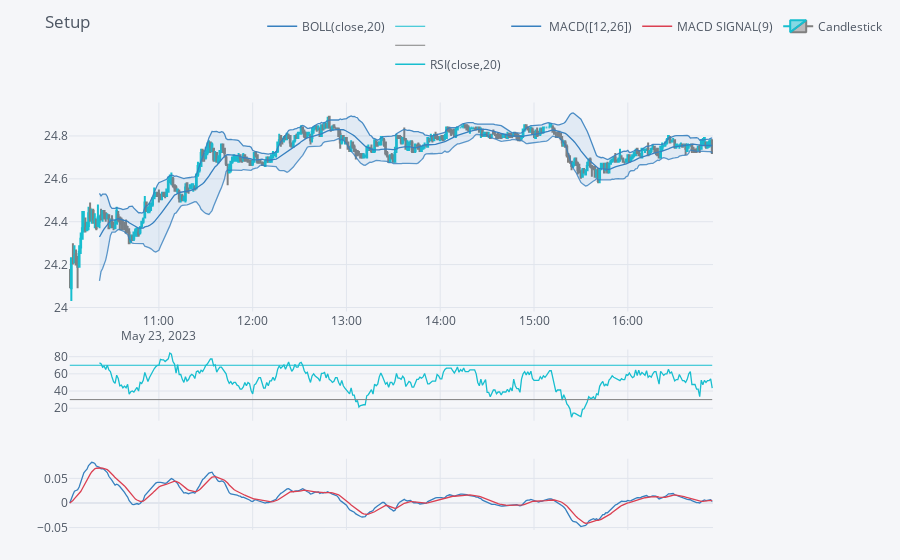

Source (notebook cell):
### Code cell
qf = cf.QuantFig(df, title='Setup', legend='top', name='Candlestick')
qf.add_bollinger_bands(periods=20,boll_std=2)
qf.add_rsi(periods=20,color='java')
qf.add_macd()
qf.iplot()

### Figure 1 — Plotly figure (JSON) as saved in the notebook; plotly's stock layout.template omitted (floating-point values rounded to 4 significant figures; data arrays with more than 128 entries replaced by an {"elided": "..."} marker saying what was removed)
{"data": [{"legendgroup": "BOLL(close,20)", "line": {"color": "rgba(55, 128, 191, 1.0)", "dash": "solid", "shape": "linear", "width": 1.3}, "mode": "lines", "name": "BOLL(close,20)", "showlegend": true, "text": "", "x": {"elided": "412 str values"}, "y": {"elided": "412 mixed values"}, "yaxis": "y2", "type": "scatter"}, {"legendgroup": "BOLL(close,20)", "line": {"color": "rgba(55, 128, 191, 0.8999999999999999)", "dash": "solid", "shape": "linear", "width": 1.3}, "mode": "lines", "name": "UPPER(close,20)", "showlegend": false, "text": "", "x": {"elided": "412 str values"}, "y": {"elided": "412 mixed values"}, "yaxis": "y2", "type": "scatter"}, {"fill": "tonexty", "fillcolor": "rgba(55, 128, 191, 0.1)", "legendgroup": "BOLL(close,20)", "line": {"color": "rgba(55, 128, 191, 0.7999999999999998)", "dash": "solid", "shape": "linear", "width": 1.3}, "mode": "lines", "name": "LOWER(close,20)", "showlegend": false, "text": "", "x": {"elided": "412 str values"}, "y": {"elided": "412 mixed values"}, "yaxis": "y2", "type": "scatter"}, {"legendgroup": "RSI(close,20)", "line": {"color": "rgba(23, 190, 207, 1.0)", "dash": "solid", "shape": "linear", "width": 1.3}, "mode": "lines", "name": "RSI(close,20)", "showlegend": true, "text": "", "x": {"elided": "412 str values"}, "y": {"elided": "412 mixed values"}, "yaxis": "y3", "type": "scatter"}, {"legendgroup": "RSI(close,20)", "line": {"color": "grey", "width": 1}, "mode": "lines", "name": "", "showlegend": true, "text": "", "x": {"elided": "412 str values"}, "y": {"elided": "412 int values"}, "yaxis": "y3", "type": "scatter"}, {"legendgroup": "RSI(close,20)", "line": {"color": "#17BECF", "width": 1}, "mode": "lines", "name": "", "showlegend": true, "text": "", "x": {"elided": "412 str values"}, "y": {"elided": "412 int values"}, "yaxis": "y3", "type": "scatter"}, {"line": {"color": "rgba(55, 128, 191, 1.0)", "dash": "solid", "shape": "linear", "width": 1.3}, "mode": "lines", "name": " MACD([12,26])", "text": "", "x": {"elided": "412 str values"}, "y": {"elided": "412 float values"}, "yaxis": "y4", "type": "scatter"}, {"line": {"color": "rgba(219, 64, 82, 1.0)", "dash": "solid", "shape": "linear", "width": 1.3}, "mode": "lines", "name": "MACD SIGNAL(9)", "text": "", "x": {"elided": "412 str values"}, "y": {"elided": "412 float values"}, "yaxis": "y4", "type": "scatter"}, {"close": {"elided": "412 float values"}, "decreasing": {"line": {"color": "#808080"}}, "high": {"elided": "412 float values"}, "increasing": {"line": {"color": "#17BECF"}}, "low": {"elided": "412 float values"}, "name": "Candlestick", "open": {"elided": "412 float values"}, "showlegend": true, "x": {"elided": "412 str values"}, "yaxis": "y2", "type": "candlestick"}], "layout": {"legend": {"bgcolor": "#F5F6F9", "font": {"color": "#4D5663"}, "orientation": "h", "x": 0.3, "y": 0.95, "yanchor": "bottom"}, "margin": {"b": 30, "l": 30, "r": 30, "t": 30}, "paper_bgcolor": "#F5F6F9", "plot_bgcolor": "#F5F6F9", "showlegend": true, "title": {"font": {"color": "#4D5663"}, "text": "Setup"}, "xaxis": {"anchor": "y2", "gridcolor": "#E1E5ED", "rangeselector": {"bgcolor": "rgba(150, 200, 250, 1)", "buttons": [{"count": 1, "label": "1m", "step": "month", "stepmode": "backward"}, {"count": 1, "label": "1y", "step": "year", "stepmode": "backward"}], "font": {"size": 13}, "visible": false, "x": 0, "y": 0.9}, "rangeslider": {"visible": false}, "showgrid": true, "tickfont": {"color": "#4D5663"}, "title": {"font": {"color": "#4D5663"}, "text": ""}, "zerolinecolor": "#E1E5ED"}, "yaxis": {"gridcolor": "#E1E5ED", "showgrid": true, "showticklabels": false, "tickfont": {"color": "#4D5663"}, "title": {"font": {"color": "#4D5663"}, "text": ""}, "zerolinecolor": "#E1E5ED"}, "yaxis2": {"domain": [0.46, 0.9], "gridcolor": "#E1E5ED", "showgrid": true, "tickfont": {"color": "#4D5663"}, "title": {"font": {"color": "#4D5663"}, "text": ""}, "zerolinecolor": "#E1E5ED"}, "yaxis3": {"domain": [0.23, 0.38], "gridcolor": "#E1E5ED", "showgrid": true, "tickfont": {"color": "#4D5663"}, "title": {"font": {"color": "#4D5663"}, "text": ""}, "zerolinecolor": "#E1E5ED"}, "yaxis4": {"domain": [0.0, 0.15], "gridcolor": "#E1E5ED", "showgrid": true, "tickfont": {"color": "#4D5663"}, "title": {"font": {"color": "#4D5663"}, "text": ""}, "zerolinecolor": "#E1E5ED"}}}
